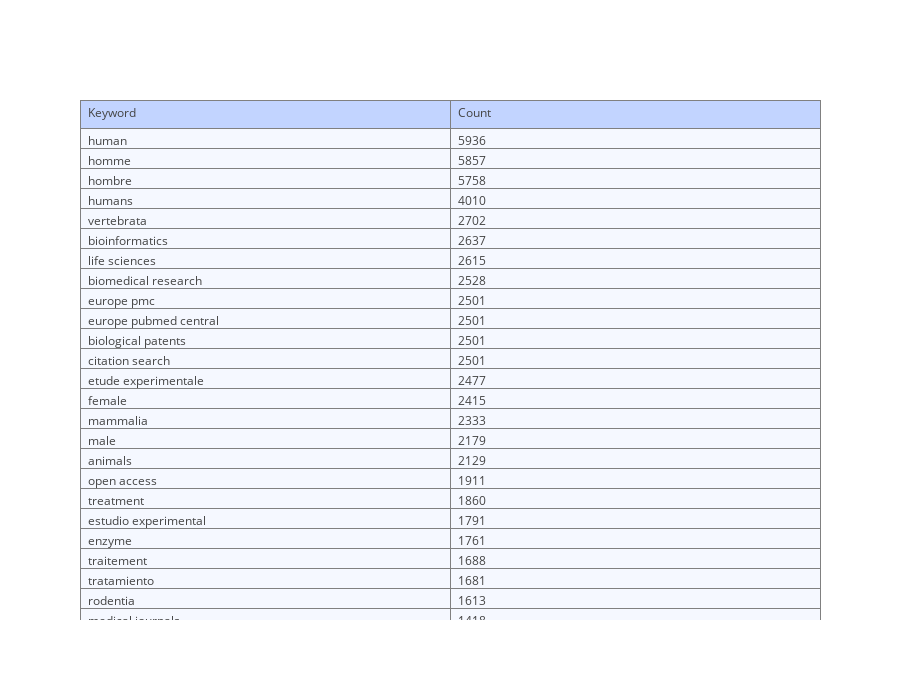
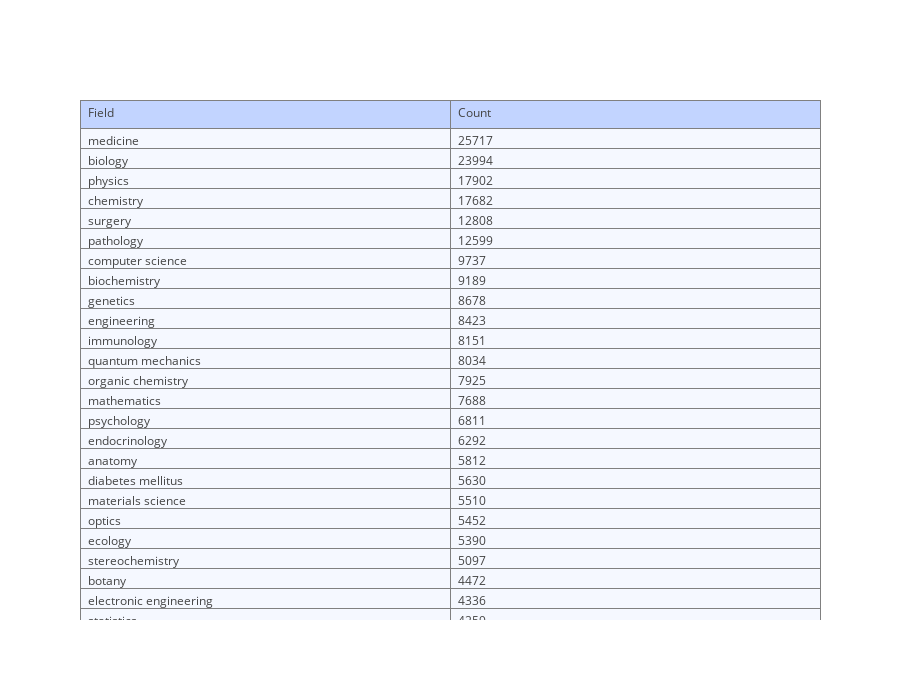

Notebook code for these charts, in order:
### Markdown cell above
## Topics in Publications Network

### Code cell
# top major topics 
visual.apply_major_topics(n_count="200", result_path= "/topics")

### Figure 1 — Plotly figure (JSON) as saved in the notebook; plotly's stock layout.template omitted (floating-point values rounded to 4 significant figures; data arrays with more than 128 entries replaced by an {"elided": "..."} marker saying what was removed)
{"data": [{"cells": {"align": ["left", "left", "left", "left", "left"], "fill": {"color": "#F5F8FF"}, "values": {"elided": "2x100 mixed values"}}, "header": {"align": ["left", "left", "left", "left", "left"], "fill": {"color": "#C2D4FF"}, "values": ["Keyword", "Count"]}, "type": "table", "uid": "f31ca1dc-e1cd-47d2-bde0-be17cfe4091d"}], "layout": {"height": 700, "width": 900}}

### Figure 2 — Plotly figure (JSON) as saved in the notebook; plotly's stock layout.template omitted (floating-point values rounded to 4 significant figures; data arrays with more than 128 entries replaced by an {"elided": "..."} marker saying what was removed)
{"data": [{"cells": {"align": ["left", "left", "left", "left", "left"], "fill": {"color": "#F5F8FF"}, "values": {"elided": "2x100 mixed values"}}, "header": {"align": ["left", "left", "left", "left", "left"], "fill": {"color": "#C2D4FF"}, "values": ["Field", "Count"]}, "type": "table", "uid": "27f34d40-a25d-4a51-83b3-a0a97f0fb0e3"}], "layout": {"height": 700, "width": 900}}
